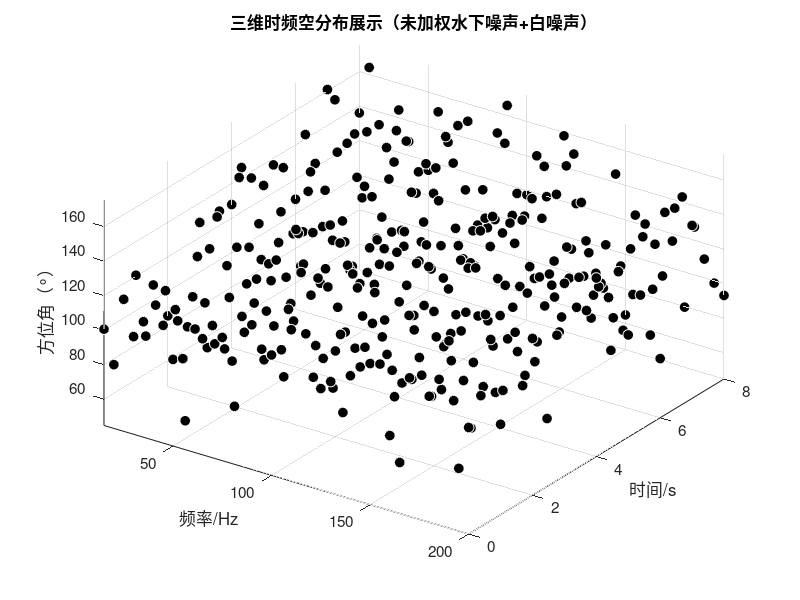

Source code (MATLAB):
%% 直接运行！三维频率-时间-方位角（Z轴方位角+不规律离散点）
clear; clc; close all;

%%%%%%%%%%%%%%%%%%%%%%%%%%%%%%%%%%%%%%%%%%%%%%%%%%%%%%%%%%%%%%%%%%%%%%%%%%%
% 1. 生成不规律模拟数据（方位角随机波动，无串联）
%%%%%%%%%%%%%%%%%%%%%%%%%%%%%%%%%%%%%%%%%%%%%%%%%%%%%%%%%%%%%%%%%%%%%%%%%%%
% 维度参数（清晰无密集）
f_vec = 15:5:200;  % X轴：频率（15~200Hz，间隔5Hz，38个频点）
t_vec = 0:1:8;     % Y轴：时间（0~8秒，9个时间点）
az_center = 120;   % 方位角中心值（120°）
az_noise = 25;     % 方位角随机波动范围（±25°，模拟噪声，保证不规律）

% 生成三维不规律数据：每个频率-时间对应独立随机方位角（无关联，不串联）
Nf = length(f_vec);  % 38个频点
Nt = length(t_vec);  % 9个时间点
X = []; Y = []; Z = [];  % 存储三维坐标（逐个生成，保证不规律）

for f_idx = 1:Nf
    for t_idx = 1:Nt
        % 每个(f,t)对应独立的随机方位角（无规律，不串联）
        random_az = az_center + az_noise * randn();  % 正态分布波动
        X = [X, f_vec(f_idx)];  % 频率
        Y = [Y, t_vec(t_idx)];  % 时间
        Z = [Z, random_az];     % 方位角（Z轴，不规律波动）
    end
end

%%%%%%%%%%%%%%%%%%%%%%%%%%%%%%%%%%%%%%%%%%%%%%%%%%%%%%%%%%%%%%%%%%%%%%%%%%%
% 2. 绘制三维图（Z轴=方位角+不规律黑色点）
%%%%%%%%%%%%%%%%%%%%%%%%%%%%%%%%%%%%%%%%%%%%%%%%%%%%%%%%%%%%%%%%%%%%%%%%%%%
figure('NumberTitle', 'off', 'Name', '三维频率-时间-方位角展示图', 'Position', [100, 100, 1000, 800]);

% 核心：不规律黑色离散点（无串联、无配色，仅展示分布）
scatter3(X, Y, Z, 60, 'k', 'filled', 'MarkerEdgeColor', 'white', 'LineWidth', 0.5);

%%%%%%%%%%%%%%%%%%%%%%%%%%%%%%%%%%%%%%%%%%%%%%%%%%%%%%%%%%%%%%%%%%%%%%%%%%%
% 3. 标签与美化（简洁专业）
%%%%%%%%%%%%%%%%%%%%%%%%%%%%%%%%%%%%%%%%%%%%%%%%%%%%%%%%%%%%%%%%%%%%%%%%%%%
xlabel('频率/Hz', 'FontSize', 13);
ylabel('时间/s', 'FontSize', 13);
zlabel('方位角（°）', 'FontSize', 13);  % Z轴=方位角
title('三维时频空分布展示（未加权水下噪声+白噪声）', 'FontSize', 14, 'FontWeight', 'bold');

% 优化视角与显示
grid on;        % 三维网格增强立体感
view(35, 40);   % 最优视角（避免遮挡，清晰看不规律分布）
axis tight;     % 紧凑显示，聚焦数据区域
set(gca, 'FontSize', 11);  % 刻度字体大小
